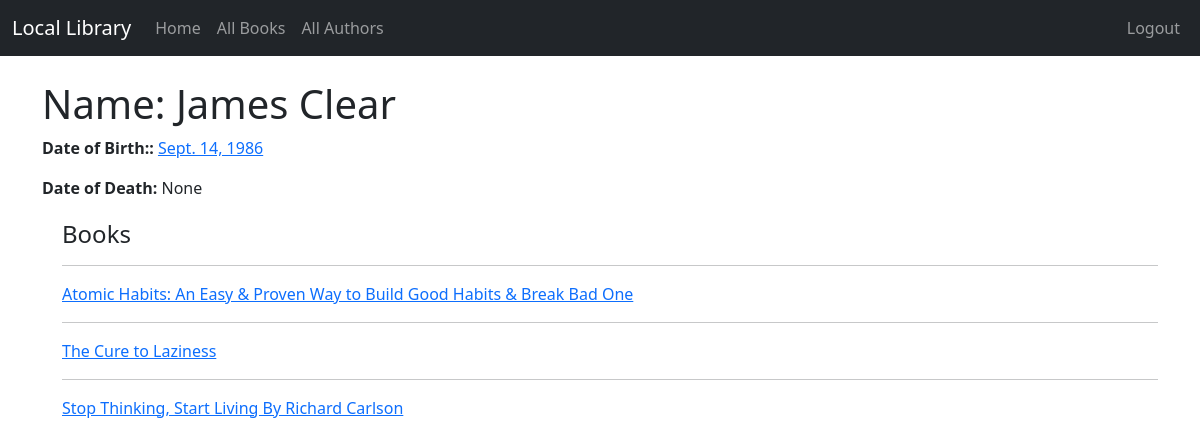
/author_detail/3 (signed in), run on the app's committed database.
### catalog/models.py (models this page shows, shortened)
class Author(models.Model):
    first_name = models.CharField(default="first_name", max_length=100)
    last_name = models.CharField(default="last_name", max_length=100)
    date_of_birth = models.DateField(null=True, blank=True)
    date_of_death = models.DateField('Died', null=True, blank=True)
    class Meta:
        ordering = ['last_name', 'first_name']

class Book(models.Model):
    title = models.CharField(max_length=200)
    author = models.ForeignKey('Author', on_delete=models.RESTRICT,
                               null=True)
    summary = models.TextField(max_length=1000, help_text='Enter a brief description of the book ')
    isbn = models.CharField('ISBN', max_length=13, unique=True, help_text='13 Character <a href="https://www.isbn-international.org / content / what - isbn">ISBN number</a>')
    genre = models.ManyToManyField(Genre, help_text='Select a genre for this book')
    def __str__(self):
        return self.title
    def get_absolute_url(self):
        return reverse('book_detail', args=[str(self.id)])

### catalog/views.py (the view)
# urls.py: path('author_detail/<int:pk>', views.AuthorDetailView.as_view(), name='author_detail'),
class AuthorDetailView(LoginRequiredMixin, generic.DetailView):
    model = Author

### catalog/templates/catalog/author_detail.html (shortened to what this page needs)
{% extends "base.html" %}
{% block content %}
    <h1>Name: {{ author.first_name }} {{ author.last_name }} </h1>
    <p><strong>Date of Birth::</strong> <a href="">{{ author.date_of_birth }}</a></p>
    <p><strong>Date of Death:</strong> {{ author.date_of_death }}</p>
    <div style="margin-left:20px;margin-top:20px">
        <h4>Books</h4>
        {% for book in author.book_set.all %}
            <hr>
            <p> <a href="{{ book.get_absolute_url }}"> {{ book }}</a></p>
        {% endfor %}
    </div>
{% endblock %}

### data on the page
Author: first_name "James", last_name "Clear", date_of_birth "Sept. 14, 1986", date_of_death "None"
Book: title "Atomic Habits: An Easy & Proven Way to Build Good Habits & Break Bad One"
Book: title "The Cure to Laziness"
Book: title "Stop Thinking, Start Living By Richard Carlson"
